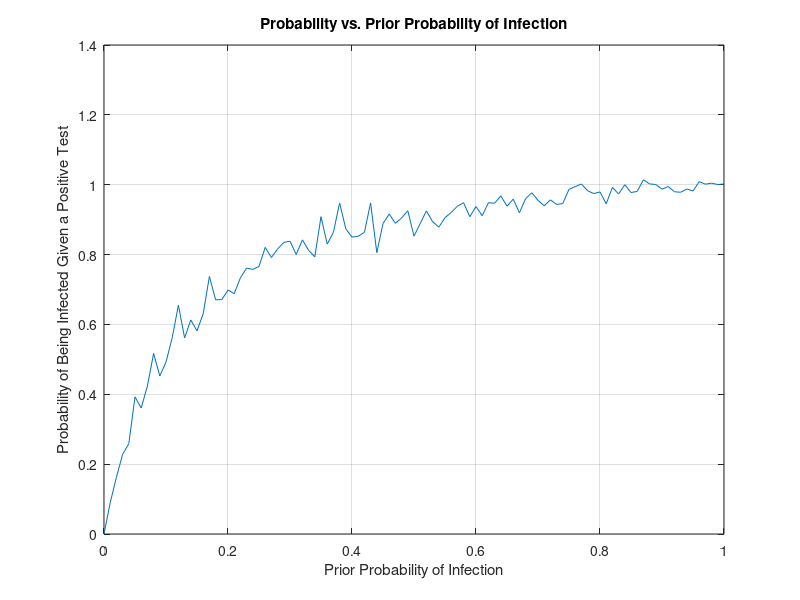

This chart was generated by the following MATLAB code:
%% Exercise #1: If someone gets a positive test, is it "statistically significant" at the p<0.05 level? Why or why not?

    % Yes, if the p-value is p<0.05, it suggests that the positive test 
    % is "statistically significant". 
    % 
    % H:  When the test gets back a positive it means the person is infected
    %     and when it gets a negative when the person is not infected.
    % H0: The result of the test results negative or positive regardless of
    %     the status of infection.
    %
    % If the p-value is p≥0.05 there is not enough evidence, so we reject the
    % hypothesis (H) and accept the null hypothesis (H0). In other words, it 
    % doesn't strongly support the claim that the person is infected or not 
    % infected. Conversly, if the p-value is p<0.05 we reject the H0 and 
    % accept the H. Meaning, that there is evidence to say that the positive
    % or negative results reflects the status of infection. The p-value alone 
    % doesn't tell you the probability of being infected; it tells you the 
    % probability of observing the test result if the null hypothesis were true.

%% Exercise #2: What is the probability that if someone gets a positive test, that person is infected?

clc; clear;

% Parameters
num_samples = 1000;
sensitivity = 0.95;  % Sensitivity of the test (true positive rate)
specificity = 0.90;  % Specificity of the test (true negative rate)

% Initialize arrays to store results
prior_probabilities = 0:0.01:1;  % Range of prior probabilities from 0 to 1 in steps of 0.1
probabilities_infected_given_positive = zeros(size(prior_probabilities));

% Loop through different prior probabilities
for i = 1:length(prior_probabilities)
    prior_probability = prior_probabilities(i);

    % Generate a random dataset of test results
    test_results = rand(1, num_samples) < (prior_probability * sensitivity + (1 - prior_probability) * (1 - specificity));

    % Calculate the probability of being infected given a positive test
    P_positive_given_infected = sensitivity;  % Probability of testing positive given infected
    P_infected = prior_probability;  % Prior probability of being infected
    P_positive = sum(test_results) / num_samples;  % Probability of testing positive

    P_infected_given_positive = (P_positive_given_infected * P_infected) / P_positive;

    % Store the result in the array
    probabilities_infected_given_positive(i) = P_infected_given_positive;
end

% Display the results
for i = 1:length(prior_probabilities)
    fprintf('Prior Probability: %.4f, Probability of being infected given a positive test: %f\n', prior_probabilities(i), probabilities_infected_given_positive(i));
end

% Plot the results
figure;
plot(prior_probabilities, probabilities_infected_given_positive);
xlabel('Prior Probability of Infection');
ylabel('Probability of Being Infected Given a Positive Test');
title('Probability vs. Prior Probability of Infection');
grid on;